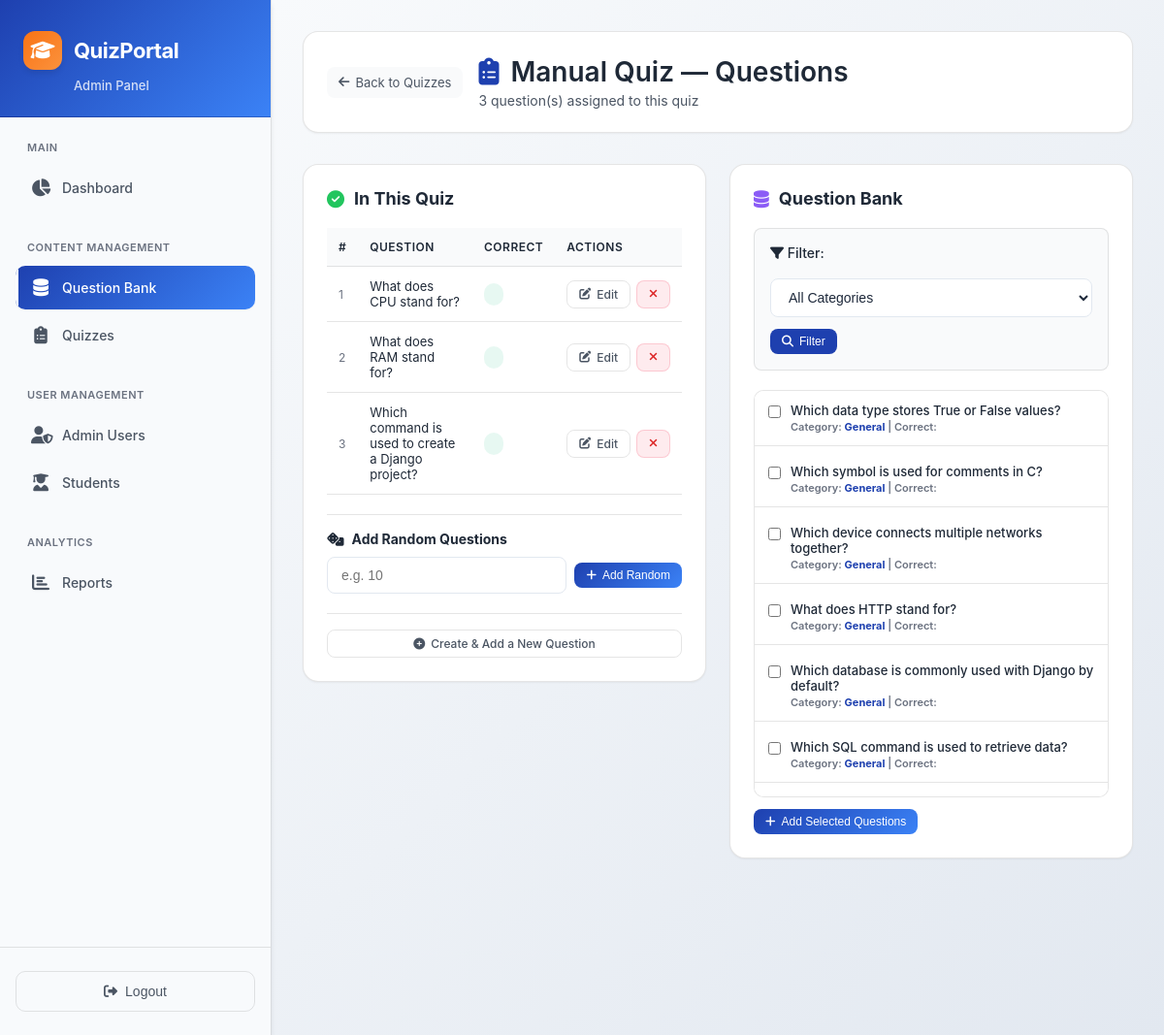
The page /admin-panel/quizzes/18/questions/ (signed in) on the database its author committed.
### video_app/models.py (models this page shows, shortened)
class Quiz(models.Model):
    title = models.CharField(max_length=255)
    description = models.TextField(blank=True)
    time_limit_minutes = models.PositiveIntegerField(default=30, help_text="Time limit in minutes")
    shuffle_questions = models.BooleanField(default=False)
    max_attempts = models.PositiveIntegerField(default=0, help_text="Maximum attempts per student (0 for unlimited)")
    is_active = models.BooleanField(default=True)
    start_time = models.DateTimeField(null=True, blank=True, help_text="Leave blank for no schedule")
    end_time = models.DateTimeField(null=True, blank=True, help_text="Leave blank for no schedule")
    certificate_min_percentage = models.FloatField(default=60.0, help_text="Minimum % score required to download certificate")
    created_at = models.DateTimeField(auto_now_add=True)
    questions = models.ManyToManyField(Question, through='QuizQuestion', blank=True)
    class Meta:
        indexes = [
            models.Index(fields=['is_active']),
            models.Index(fields=['start_time']),
            models.Index(fields=['end_time']),
        ]
    def total_questions(self):
        return self.quizquestion_set.count()

class QuizQuestion(models.Model):
    quiz = models.ForeignKey(Quiz, on_delete=models.CASCADE)
    question = models.ForeignKey(Question, on_delete=models.CASCADE)
    order = models.PositiveIntegerField(default=0)
    class Meta:
        ordering = ['order']
        unique_together = ('quiz', 'question')

class Question(models.Model):
    category = models.ForeignKey(Category, on_delete=models.CASCADE, help_text="Select the category for this question")
    question_text = models.TextField()
    option_a = models.CharField(max_length=500)
    option_b = models.CharField(max_length=500)
    option_c = models.CharField(max_length=500, blank=True, default='')
    option_d = models.CharField(max_length=500, blank=True, default='')
    option_e = models.CharField(max_length=500, blank=True, default='')
    option_f = models.CharField(max_length=500, blank=True, default='')
    correct_answers = models.JSONField(default=list, help_text="List of correct option letters, e.g. [\"A\", \"C\"]")
    created_at = models.DateTimeField(auto_now_add=True)

class Category(models.Model):
    name = models.CharField(max_length=100, unique=True)
    description = models.TextField(blank=True, help_text="Optional description of the category")
    created_at = models.DateTimeField(auto_now_add=True)
    is_active = models.BooleanField(default=True)
    class Meta:
        verbose_name_plural = "Categories"
        ordering = ['name']
    def __str__(self):
        return self.name

### video_app/views.py (the view)
# urls.py: path('admin-panel/quizzes/<int:quiz_id>/questions/', views.admin_quiz_questions, name='admin_quiz_questions'),
@staff_required
def admin_quiz_questions(request, quiz_id):
    quiz = get_object_or_404(Quiz, id=quiz_id)
    quiz_questions = QuizQuestion.objects.filter(quiz=quiz).select_related('question').order_by('order')
    category_filter_form = CategoryFilterForm(request.GET or None)
    selected_category = None
    if category_filter_form.is_valid():
        selected_category = category_filter_form.cleaned_data.get('category')
    existing_ids = quiz_questions.values_list('question_id', flat=True)
    available_questions = Question.objects.exclude(id__in=existing_ids)
    if selected_category:
        available_questions = available_questions.filter(category=selected_category)
    available_questions = available_questions.select_related('category').order_by('-created_at')
    random_form = RandomQuestionSelectForm()
    paginator = Paginator(available_questions, 20)  # 20 questions per page
    page_number = request.GET.get('page')
    page_obj = paginator.get_page(page_number)
    return render(request, 'admin_panel/quiz_questions.html', {
        'quiz': quiz,
        'quiz_questions': quiz_questions,
        'available_questions': page_obj,
        'page_obj': page_obj,
        'random_form': random_form,
        'category_filter_form': category_filter_form,
        'selected_category': selected_category,
    })

### video_app/forms.py
class RandomQuestionSelectForm(forms.Form):
    count = forms.IntegerField(min_value=1, label="Number of Random Questions",
                               widget=forms.NumberInput(attrs={'placeholder': 'e.g. 10'}))

class CategoryFilterForm(forms.Form):
    category = forms.ModelChoiceField(
        queryset=None,
        required=False,
        empty_label="All Categories",
        label="Filter by Category"
    )
    def __init__(self, *args, **kwargs):
        super().__init__(*args, **kwargs)
        from .models import Category
        self.fields['category'].queryset = Category.objects.filter(is_active=True).order_by('name')

### video_app/views.py (called while the page is built)
def staff_required(view_func):
    decorated = user_passes_test(
        lambda u: u.is_active and u.is_staff,
        login_url='/admin-login/'
    )(view_func)
    return decorated

### video_app/templates/admin_panel/quiz_questions.html (shortened to what this page needs)
{% extends "admin_panel/base_admin.html" %}
{% block admin_content %}
<link rel="stylesheet" href="https://cdnjs.cloudflare.com/ajax/libs/font-awesome/6.4.0/css/all.min.css">
<div class="page-header">
    <a href="{% url 'video_app:admin_quizzes' %}" class="back-link">
        <i class="fas fa-arrow-left"></i>
        Back to Quizzes
    </a>
    <div>
        <div class="page-title">
            <i class="fas fa-clipboard-list" style="color: var(--brand-blue);"></i>
            {{ quiz.title }} — Questions
        </div>
        <div class="page-subtitle">{{ quiz.total_questions }} question(s) assigned to this quiz</div>
    </div>
</div>
<div class="questions-grid">
    <div class="card">
        <h3 class="card-title">
            <i class="fas fa-check-circle" style="color: #22C55E;"></i>
            In This Quiz
        </h3>
        {% if quiz_questions %}
        <table class="data-table">
            <thead>
                <tr>
                    <th>#</th>
                    <th>Question</th>
                    <th>Correct</th>
                    <th>Actions</th>
                </tr>
            </thead>
            <tbody>
                {% for qq in quiz_questions %}
                <tr>
                    <td style="font-size:12px;color:var(--text-muted);">{{ forloop.counter }}</td>
                    <td style="font-size:13px;color:var(--text-primary);max-width:200px;">{{ qq.question.question_text|truncatechars:60 }}</td>
                    <td><span class="correct-answer">{{ qq.question.correct_answer }}</span></td>
                    <td>
                        <div class="action-buttons">
                            <a href="{% url 'video_app:admin_edit_quiz_question' quiz.id qq.question.id %}" class="btn btn-sm btn-outline">
                                <i class="fas fa-edit"></i>
                                Edit
                            </a>
                            <a href="{% url 'video_app:admin_remove_question_from_quiz' quiz.id qq.question.id %}"
                               class="btn btn-sm btn-danger">
                                <i class="fas fa-times"></i>
                            </a>
                        </div>
                    </td>
                </tr>
                {% endfor %}
            </tbody>
        </table>
        {% else %}
        <p style="color:var(--text-muted);font-size:14px;">No questions added yet.</p>
        {% endif %}
        <div class="section-divider">
            <h4 class="section-title">
                <i class="fas fa-dice"></i>
                Add Random Questions
            </h4>
            <form method="post" action="{% url 'video_app:admin_add_random_questions' quiz.id %}" class="random-form">
                {{ random_form.count }}
                <button type="submit" class="btn btn-primary btn-sm" style="white-space:nowrap;">
                    <i class="fas fa-plus"></i>
                    Add Random
                </button>
            </form>
        </div>
        <div class="section-divider">
            <a href="{% url 'video_app:admin_add_question' %}?next={% url 'video_app:admin_quiz_questions' quiz.id %}&add_to_quiz={{ quiz.id }}"
               class="btn btn-outline btn-sm full-width-btn">
                <i class="fas fa-plus-circle"></i>
                Create &amp; Add a New Question
            </a>
        </div>
    </div>
    <div class="card">
        <h3 class="card-title">
            <i class="fas fa-database" style="color: #8B5CF6;"></i>
            Question Bank
        </h3>
        <div class="category-filter-section" style="margin-bottom: 20px; padding: 16px; background: var(--bg-hover); border-radius: 8px; border: 1px solid var(--border-light);">
            <form method="get" style="display: flex; align-items: center; gap: 12px; flex-wrap: wrap;">
                <label style="font-size: 14px; font-weight: 500; color: var(--text-primary);">
                    <i class="fas fa-filter"></i> Filter:
                </label>
                {{ category_filter_form.category }}
                <button type="submit" class="btn btn-sm" style="background: var(--brand-blue); color: white;">
                    <i class="fas fa-search"></i> Filter
                </button>
            </form>
        </div>
        {% if available_questions %}
        <form method="post" action="{% url 'video_app:admin_add_question_to_quiz' quiz.id %}">
            <div class="question-list">
                {% for q in available_questions %}
                <label class="question-item">
                    <input type="checkbox" name="question_ids" value="{{ q.id }}" class="question-checkbox">
                    <div class="question-content">
                        <div class="question-text">{{ q.question_text|truncatechars:70 }}</div>
                        <div class="question-meta">
                            Category: <strong style="color: var(--brand-blue);">{{ q.category.name }}</strong> |
                            Correct: <strong>{{ q.correct_answer }}</strong>
                        </div>
                    </div>
                </label>
                {% endfor %}
            </div>
            <button type="submit" class="btn btn-primary btn-sm">
                <i class="fas fa-plus"></i>
                Add Selected Questions
            </button>
        </form>
        {% endif %}
    </div>
</div>
{% endblock %}

### video_app/templates/base.html (style rules this page uses)
:root { --primary: #4f46e5; --primary-dark: #3730a3; --primary-light: #818cf8; --accent: #06b6d4; --danger: #ef4444; --success: #22c55e; --warning: #f59e0b; --bg: #f1f5f9; --surface: #ffffff; --text: #1e293b; --muted: #64748b; --border: #e2e8f0; --radius: 12px; --shadow: 0 4px 24px rgba(0, 0, 0, .08); }
* { box-sizing: border-box; margin: 0; padding: 0; }
body { font-family: 'Segoe UI', system-ui, sans-serif; background: var(--bg); color: var(--text); min-height: 100vh; }
a { color: inherit; text-decoration: none; }
.btn { display: inline-flex; align-items: center; gap: 6px; padding: 10px 20px; border-radius: 8px; border: none; cursor: pointer; font-size: 14px; font-weight: 600; transition: .2s; }
.btn-primary { background: var(--primary); color: #fff; }
.btn-danger { background: var(--danger); color: #fff; }
.btn-outline { background: transparent; border: 2px solid var(--primary); color: var(--primary); }
.btn-sm { padding: 6px 14px; font-size: 13px; }
.card { background: var(--surface); border-radius: var(--radius); box-shadow: var(--shadow); padding: 24px; border: 1px solid var(--border); }
input, select, textarea { width: 100%; padding: 10px 14px; border: 1.5px solid var(--border); border-radius: 8px; font-size: 14px; background: #fff; color: var(--text); transition: .2s; outline: none; }
label { font-size: 13px; font-weight: 600; color: var(--muted); display: block; margin-bottom: 6px; }
table { width: 100%; border-collapse: collapse; }
th, td { padding: 12px 16px; text-align: left; border-bottom: 1px solid var(--border); }
th { font-size: 12px; font-weight: 700; text-transform: uppercase; letter-spacing: .05em; color: var(--muted); background: #f8fafc; }
.page-header { margin-bottom: 28px; }

### video_app/templates/admin_panel/base_admin.html (style rules this page uses)
:root { --primary-dark: #1E40AF; --primary-medium: #3B82F6; --primary-light: #60A5FA; --accent-blue: #3B82F6; --accent-purple: #8B5CF6; --accent-emerald: #10B981; --accent-amber: #F59E0B; --accent-rose: #F43F5E; --text-primary: #1F2937; --text-secondary: #4B5563; --text-muted: #6B7280; --border-light: rgba(0, 0, 0, 0.1); --bg-card: #FFFFFF; --bg-hover: #F9FAFB; --bg-sidebar: #F8FAFC; --shadow-sm: 0 1px 2px 0 rgba(0, 0, 0, 0.05); --shadow-md: 0 4px 6px -1px rgba(0, 0, 0, 0.1); --shadow-lg: 0 10px 15px -3px rgba(0, 0, 0, 0.1); --shadow-xl: 0 20px 25px -5px rgba(0, 0, 0, 0.1); --brand-orange: #F97316; --brand-blue: #1E40AF; --brand-light-orange: #FB923C; }
* { box-sizing: border-box; }
body { background: linear-gradient(135deg, #F8FAFC 0%, #E2E8F0 100%); font-family: -apple-system, BlinkMacSystemFont, 'Segoe UI', Roboto, 'Helvetica Neue', Arial, sans-serif; }

### rows shown on the page
Quiz: title "Manual Quiz", total_questions "3"
QuizQuestion: question.question_text "What does CPU stand for?"
QuizQuestion: question.question_text "What does RAM stand for?"
QuizQuestion: question.question_text "Which command is used to create a Django project?"
Question: question_text "Which data type stores True or False values?", category.name "General"
Question: question_text "Which symbol is used for comments in C?", category.name "General"
Question: question_text "Which device connects multiple networks together?", category.name "General"
Question: question_text "What does HTTP stand for?", category.name "General"
Question: question_text "Which database is commonly used with Django by default?", category.name "General"
Question: question_text "Which SQL command is used to retrieve data?", category.name "General"
